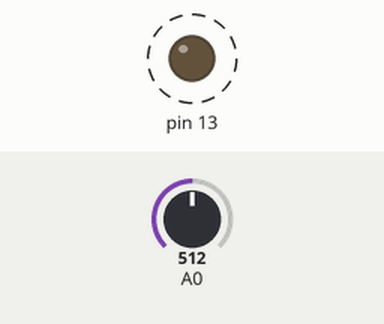
A sketch run on a simulated Arduino Uno, built with avr-gcc and run on an emulated ATmega328P. Shown: output pins drawn as LEDs (lit = HIGH). Dashed ring = blinking. The test bench sets the inputs (shaded band); at power-on: A0 = 512. What the sketch prints to the serial monitor is not drawn.

Above: at 2.7 s.
Timing chart, 0 to 6.8 s (numbered marks = the images above):
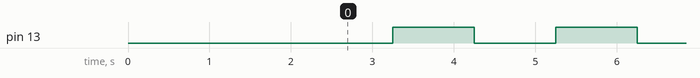

Measured:
- by itself, pin 13: alternates HIGH for 1.0 s and LOW for 1.0 s

The sketch:

temptracker.pde
```cpp
/*
	Very simple temperature tracking program.  Records temperature data
	into the EEPROM and plays it back on start.

	Code template taken from;

	http://www.oomlout.com/a/products/ardx/circ-10
*/

#include <EEPROM.h>
#include <math.h>

//TMP36 Pin Variables
int temperaturePin = 0; //the analog pin the TMP36's Vout (sense) pin is connected to
                        //the resolution is 10 mV / degree centigrade
                        //(500 mV offset) to make negative temperatures an option

int eepromoffset = 0;  // offset to write the lowest value to the eeprom
int samplefrequency = 300;  // number of samples to take for a moving average (1 sample a second)

int EEPROM_writeFloat(int ee, float& value)
{
    const byte* p = (const byte*)(const void*)&value;
    int i;
    for (i = 0; i < sizeof(value); i++)
	  EEPROM.write(ee++, *p++);
    return i;
}

int EEPROM_readFloat(int ee, float& value)
{
    byte* p = (byte*)(void*)&value;
    int i;
    for (i = 0; i < sizeof(value); i++)
	  *p++ = EEPROM.read(ee++);
    return i;
}

/*
 * setup() - this function runs once when you turn your Arduino on
 * We initialize the serial connection with the computer
 */
void setup()
{
  pinMode(13, OUTPUT);
  Serial.begin(9600);

  Serial.println("Dump of EEPROM data starting...");

  for (int i = 0; i < (1024 / sizeof(float)); i++) {
     float val;
     EEPROM_readFloat(i*sizeof(float), val);
     Serial.print(i);
     Serial.print(",");
     Serial.println(val);
  }
}

void loop()                     // run over and over again
{
 float sum = 0;
 float average;

 // Collect samples for one minute before calculating the moving average
 for (int i = 0; i < samplefrequency; i++) {
   float temp = getVoltage(temperaturePin);
   temp = (temp - .5) * 100;
   sum += temp;

   if (i % 2) {
     digitalWrite(13, HIGH);
   } else {
     digitalWrite(13, LOW);
   }

   delay(1000);
 }

 average = sum / (float)samplefrequency;

 if (eepromoffset < 1024) {
   EEPROM_writeFloat(eepromoffset, average);
   //Serial.print(eepromoffset);
   //Serial.print(",");
   //Serial.println(average);
   eepromoffset += sizeof(average);
 }
}

/*
 * getVoltage() - returns the voltage on the analog input defined by
 * pin
 */
float getVoltage(int pin){
 return (analogRead(pin) * .004882814); //converting from a 0 to 1024 digital range
                                        // to 0 to 5 volts (each 1 reading equals ~ 5 millivolts
}
```
